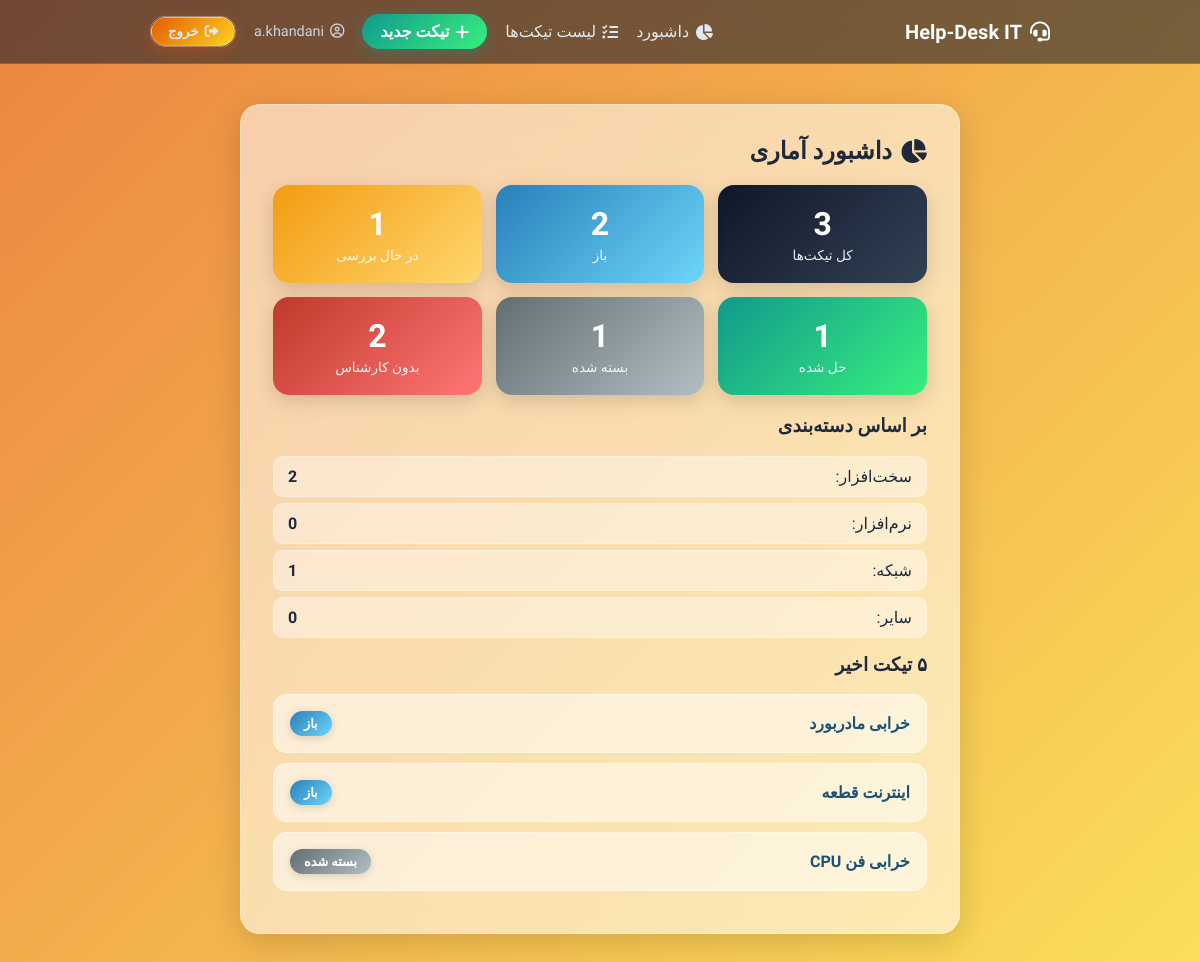
Page /dashboard/ (signed in) on the earlier database version.
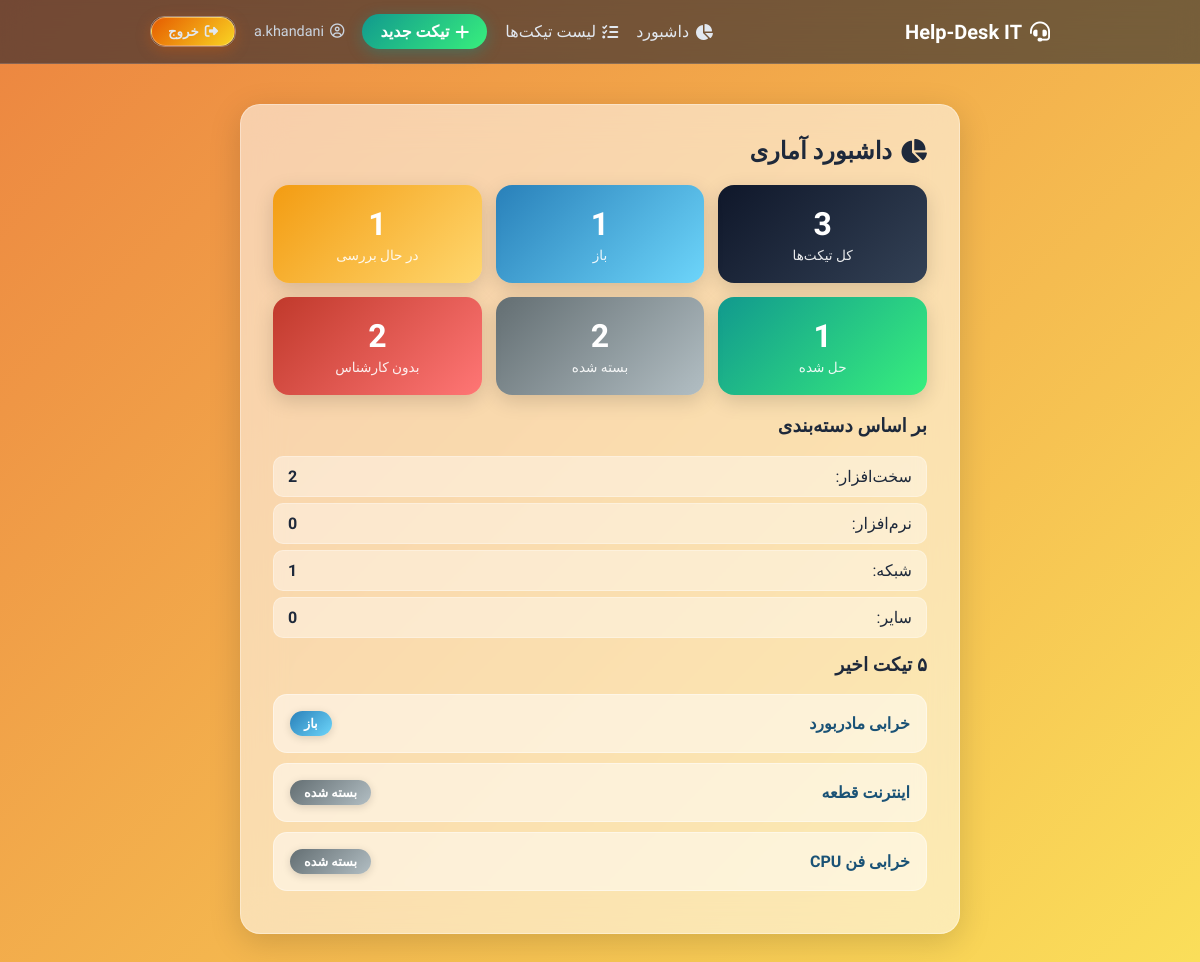
Same page on the later database version.
### tickets/models.py (models this page shows)
class Ticket(models.Model):
    class Priority(models.TextChoices):
        LOW = 'L' , 'کم'
        MEDIUM = 'M' , 'متوسط'
        HIGH = 'H' , 'زیاد'
    priority = models.CharField(
        max_length=1,
        choices= Priority.choices,
        default= Priority.LOW
    )
    class Status(models.TextChoices):
        OPEN = 'O' , 'باز'
        INPROGRESS = 'IP' , 'درحال بررسی'
        RESOLVED = 'R' , 'حل شده'
        CLOSED = 'C' , 'بسته شده'
    status = models.CharField(
        max_length=2,
        choices= Status.choices,
        default=Status.OPEN
    )
    class Category(models.TextChoices):
        HARDWARE = 'H' , 'سخت افزار'
        SOFTWARE = 'S' , 'نرم افزار'
        NETWORK = 'N' , 'شبکه'
        OTHER = 'OTH' , 'سایر'
    category = models.CharField(
        max_length=3,
        choices=Category.choices,
        default=Category.OTHER
    )
    title = models.CharField(max_length=200)
    description = models.TextField()
    created_at= models.DateTimeField(auto_now_add=True)
    updated_at= models.DateTimeField(auto_now=True)
    requester = models.ForeignKey(User,on_delete=models.CASCADE,related_name='created_tickets')
    assigned_to = models.ForeignKey(User,on_delete=models.SET_NULL,null=True,blank=True,related_name='assigned_tickets')
    def __str__(self):
        return self.title

### tickets/views.py (the view)
# urls.py: path('dashboard/', views.dashboard, name='dashboard'),
@login_required
def dashboard(request):
    if not is_agent(request.user):
        return redirect('home')
    all_tickets = Ticket.objects.all()
    context = {
        'is_agent': True,
        'total': all_tickets.count(),
        'open_count': all_tickets.filter(status=Ticket.Status.OPEN).count(),
        'inprogress_count': all_tickets.filter(status=Ticket.Status.INPROGRESS).count(),
        'resolved_count': all_tickets.filter(status=Ticket.Status.RESOLVED).count(),
        'closed_count': all_tickets.filter(status=Ticket.Status.CLOSED).count(),
        'unassigned_count': all_tickets.filter(assigned_to__isnull=True).count(),
        'hardware_count': all_tickets.filter(category=Ticket.Category.HARDWARE).count(),
        'software_count': all_tickets.filter(category=Ticket.Category.SOFTWARE).count(),
        'network_count': all_tickets.filter(category=Ticket.Category.NETWORK).count(),
        'other_count': all_tickets.filter(category=Ticket.Category.OTHER).count(),
        'recent_tickets': all_tickets.order_by('-created_at')[:5],
    }
    return render(request, 'dashboard.html', context)

### tickets/utils.py (called while the page is built)
def is_agent(user):
    return user.groups.filter(name='Agents').exists()

### tickets/templates/dashboard.html (shortened to what this page needs)
{% extends 'base.html' %}
{% block page_class %}page-dashboard{% endblock %}
{% block content %}
    <h2><i class="fa-solid fa-chart-pie"></i> داشبورد آماری</h2>
    <div class="stats-grid">
        <div class="stat-card stat-total">
            <div class="stat-number">{{ total }}</div>
            <div class="stat-label">کل تیکت‌ها</div>
        </div>
        <div class="stat-card stat-open">
            <div class="stat-number">{{ open_count }}</div>
            <div class="stat-label">باز</div>
        </div>
        <div class="stat-card stat-inprogress">
            <div class="stat-number">{{ inprogress_count }}</div>
            <div class="stat-label">در حال بررسی</div>
        </div>
        <div class="stat-card stat-resolved">
            <div class="stat-number">{{ resolved_count }}</div>
            <div class="stat-label">حل شده</div>
        </div>
        <div class="stat-card stat-closed">
            <div class="stat-number">{{ closed_count }}</div>
            <div class="stat-label">بسته شده</div>
        </div>
        <div class="stat-card stat-unassigned">
            <div class="stat-number">{{ unassigned_count }}</div>
            <div class="stat-label">بدون کارشناس</div>
        </div>
    </div>
    <h3>بر اساس دسته‌بندی</h3>
    <ul class="category-list">
        <li>سخت‌افزار: <strong>{{ hardware_count }}</strong></li>
        <li>نرم‌افزار: <strong>{{ software_count }}</strong></li>
        <li>شبکه: <strong>{{ network_count }}</strong></li>
        <li>سایر: <strong>{{ other_count }}</strong></li>
    </ul>
    <h3>۵ تیکت اخیر</h3>
    {% for ticket in recent_tickets %}
        <div class="ticket-item">
            <a href="{% url 'detail' ticket.id %}">{{ ticket }}</a>
            <span class="badge badge-{{ ticket.status }}">{{ ticket.get_status_display }}</span>
        </div>
    {% endfor %}
{% endblock %}

Differences in the rows shown:
changed Ticket "اینترنت قطعه": status "باز" → "بسته شده"
Other differences:
{{ open_count }}: "2" → "1"
{{ closed_count }}: "1" → "2"
